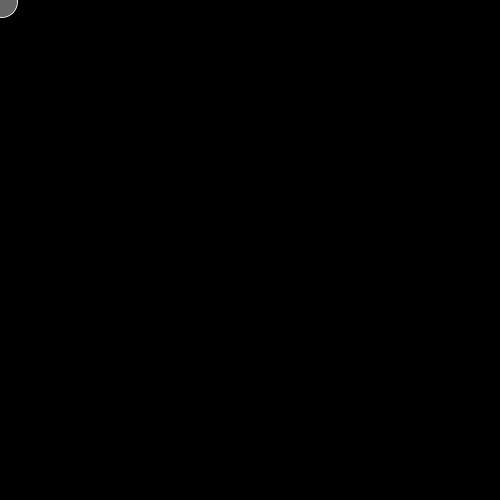
Frame 1 (no input)
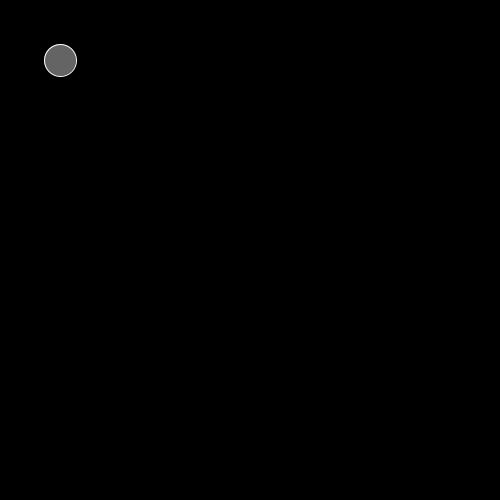
Frame 60 (the mouse pressed at the canvas centre just before this capture)
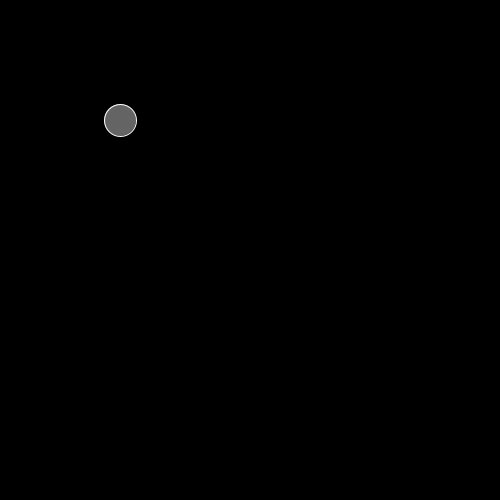
Frame 120 (the mouse held since frame 60 and released just before this capture)

The Processing sketch that drew these frames (run headless with seeded random() and noise(); from frame 60 on, the mouse is pressed at the canvas centre):

// Processing sketch: processing_9227
// ── processing_9227.pde

int x = 0;
int y = 0;
int speed = 1;

void setup () {
  size(500,500);
  smooth();
}

void draw () {
  background(0);
  
  x = x + speed;
  y = y + speed;
  
  if ((x>width) || (x < 0) || (y>height) || (y < 0)) {
    speed = speed * -1;
  }
  
  stroke(255);
  fill(100);
  ellipse(x,y,32,32);
}
